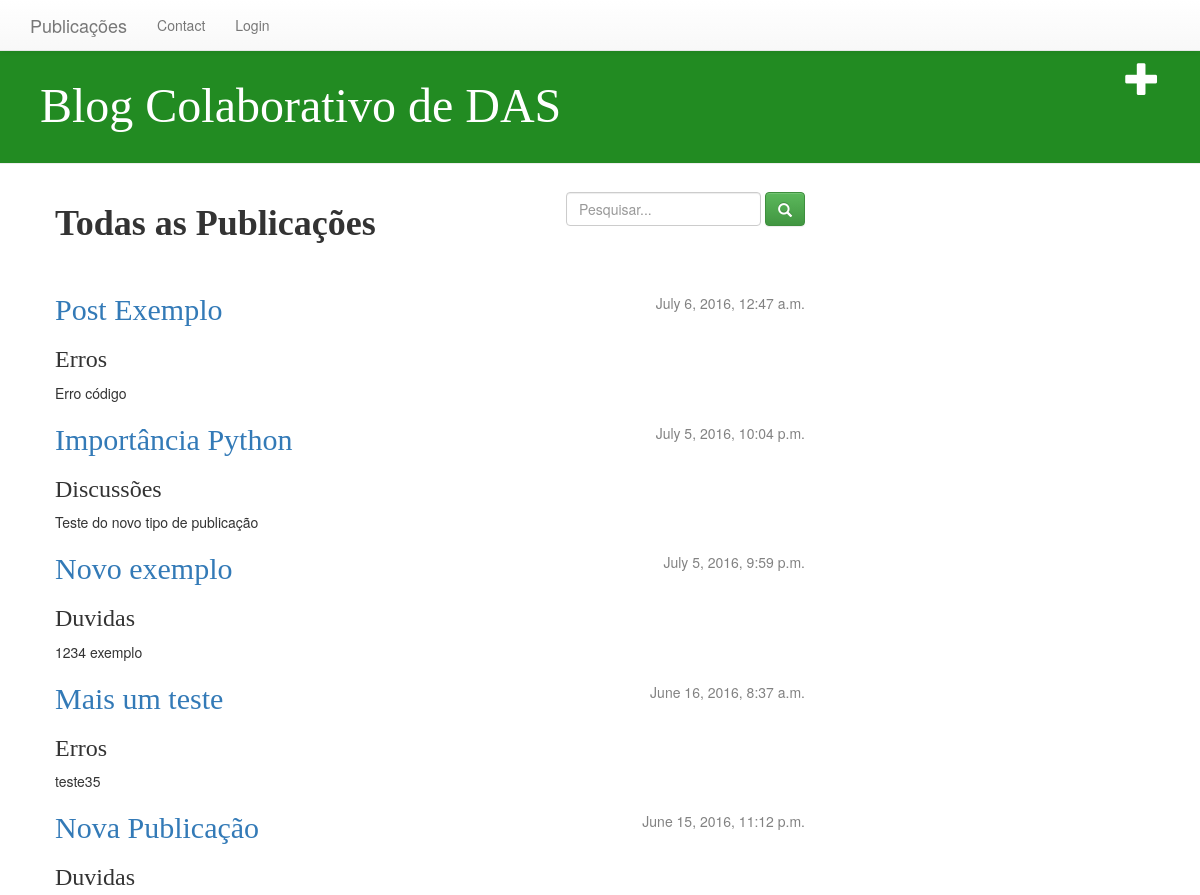
Before: / (upper part) with the older database file.
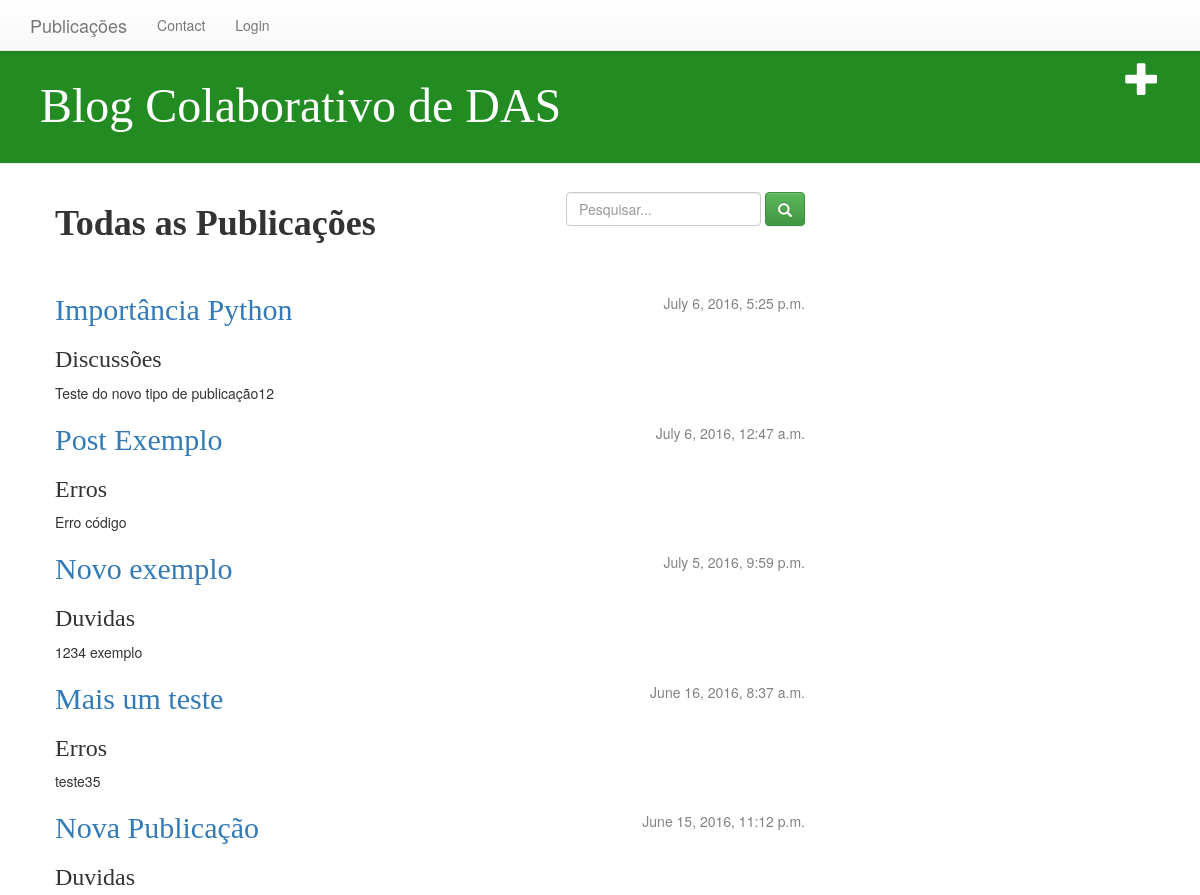
After: the same page with the newer database file.
### blog/models.py (models this page shows, shortened)
class Publication(models.Model):
	author = models.ForeignKey('auth.User')
	title = models.CharField(max_length = 150)
	contet = models.TextField()
	created_date = models.DateTimeField(default = timezone.now)
	published_date = models.DateTimeField(blank = True, null = True)
	published_type = models.CharField(max_length = 20, default = 1)

### blog/views.py (the view)
# urls.py: url(r'^$', views.publication_list, name='publication_list'),
def publication_list(request):
	publication = Publication.objects.order_by('-published_date')
	var_get_search = request.GET.get('search_box')
	if var_get_search is not None:
		publication = publication.filter(title__icontains=var_get_search)
	return render(request, 'blog/publication_list.html', {'publication':publication})

### blog/templates/blog/publication_list.html
{% extends 'blog/base.html' %}
	{% block content %}
		<form class="navbar-form navbar-right" action="." method="get">
		<input id="search_box" name="search_box" type="text" placeholder="Pesquisar..." class="form-control">
		<button type="submit" class="btn btn-success form-control"><span class="glyphicon glyphicon-search"></span></button>
		</form>
		<h1><strong>Todas as Publicações</strong></h1>
		<br />
		{% for publication in publication %}
		    <div class="publication">
		        <div class="date">
		            {{ publication.published_date }}
		        </div>
		       <h2><a href="{% url 'blog.views.publication_detail' pk=publication.pk %}">{{ publication.title }}</a></h2>
		       <h3>{{ publication.published_type }}</h3>
		        <p>{{ publication.contet|linebreaks }}</p>
		    </div>
		{% endfor %}
	{% endblock content %}

Changed rows visible on the page:
changed Publication "Importância Python": published_date "July 5, 2016, 10:04 p.m." → "July 6, 2016, 5:25 p.m."; contet "Teste do novo tipo de publicação" → "Teste do novo tipo de publicação12"; moves up the list
